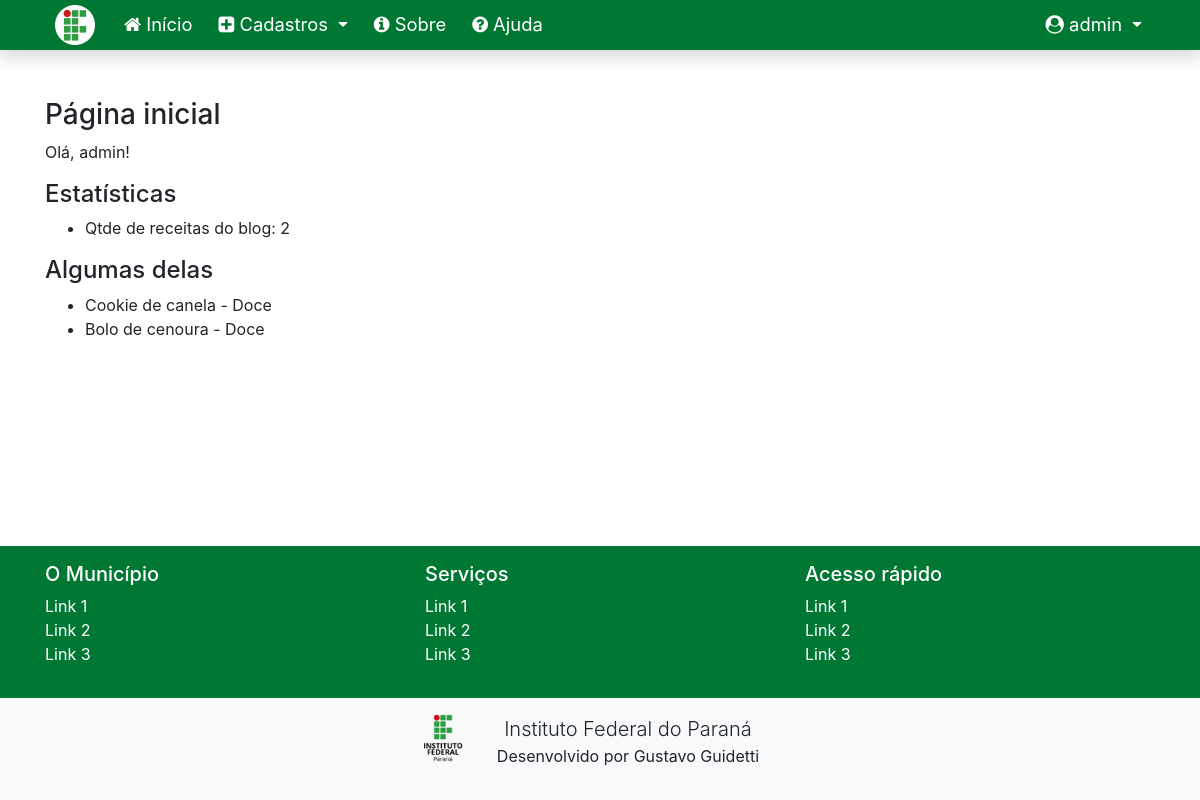
The app's page / (signed in) with its own data.
### cadastros/models.py (models this page shows)
class Receita(models.Model):
    nome = models.CharField(max_length=50)
    descricao = models.TextField()
    modo_preparo = models.TextField()
    autor = models.ForeignKey(Autor, on_delete=models.PROTECT)
    categoria = models.ForeignKey(Categoria, on_delete=models.PROTECT)
    ingredientes = models.ManyToManyField(Ingrediente)
    def __str__(self):
        return "{} por {} em {}".format(self.nome, self.autor.nome, self.categoria.nome)

class Categoria(models.Model):
    nome = models.CharField(max_length=50)
    descricao = models.CharField(max_length=50)
    def __str__(self):
        return "{}".format(self.nome)
    class Meta:
        ordering = ["nome"]

### paginas/views.py (the view)
# urls.py: path('', PaginaInicial.as_view(), name='index'),
class PaginaInicial(TemplateView):
    template_name = 'paginas/index2.html'
    def get_context_data(self, **kwargs):
        context = super().get_context_data(**kwargs)
        context['titulo'] = "Página Inicial"
        context['qtdeReceitas'] = Receita.objects.count()
        receitas = list(Receita.objects.order_by('nome'))
        if receitas:
            numero_receitas = min(3, len(receitas))
            context['receitassAleatorias'] = random.sample(
                receitas, numero_receitas)
        else:
            context['receitassAleatorias'] = []
        print(context['receitassAleatorias'])
        return context

### paginas/templates/paginas/index2.html (shortened to what this page needs)
{% extends 'paginas/modelo-ifpr.html' %}
{% block conteudo %}
<h3>Página inicial</h3>
{% if not request.user.is_authenticated %}
<p>
    Para acessar o sistema, faça o login.
</p>
<p>
    <a href="{% url 'login' %}" class="btn btn-success">Login</a>
</p>
{% else %}
    <p>
        Olá, {{ request.user }}!
    </p>
    <h4>Estatísticas</h4>
        <ul>
            <li>Qtde de receitas do blog: {{ qtdeReceitas }}</li>
        </ul>
        <h4>Algumas delas</h4>
        <ul>
            {% for c in receitassAleatorias %}
                <li>{{ c.nome }} - {{ c.categoria }}</li>
            {% endfor %}
        </ul>
{% endif %}
{% endblock %}

### paginas/templates/paginas/modelo-ifpr.html (shortened to what this page needs)
{% load static %}
<!doctype html>
<html lang="pt-br" class="h-100">
<head>
    <link href="{% static 'css/bootstrap.min.css' %}" rel="stylesheet">
    <link href="{% static 'css/font-awesome.min.css' %}" rel="stylesheet">
    <link href="{% static 'css/ifpr.css' %}" rel="stylesheet">
    <link rel="stylesheet" type="text/css" href="https://cdn.datatables.net/v/bs4/dt-1.10.22/datatables.min.css" />
</head>
<body class="d-flex flex-column h-100">
    <main role="main" class="flex-shrink-0">
        {% block menu %}
        <nav class="navbar navbar-expand-lg navbar-dark bg-ifpr font-115 shadow">
            <div class="container">
                <a class="navbar-brand" href="#">
                    <img src="{% static 'img/ifpr-circle.png' %}" height="40" alt="">
                </a>
                <div class="collapse navbar-collapse" id="navbarNavDropdown">
                    <ul class="navbar-nav mr-auto">
                        <li class="nav-item">
                            <a class="nav-link" href="{% url 'index' %}">
                                <i class="fa fa-home" aria-hidden="true"></i>
                                Início
                            </a>
                        </li>
                        {% if request.user.is_authenticated %}
                        <li class="nav-item dropdown">
                            <a class="nav-link dropdown-toggle text-white" href="#" id="navbarDropdownMenuLink"
                                role="button" data-toggle="dropdown" aria-haspopup="true" aria-expanded="false">
                                <i class="fa fa-plus-square" aria-hidden="true"></i>
                                Cadastros
                            </a>
                        </li>
                        {% endif %}
                        <li class="nav-item ">
                            <a class="nav-link" href="{% url 'sobre' %}">
                                <i class="fa fa-info-circle" aria-hidden="true"></i>
                                Sobre
                            </a>
                        </li>
                        <li class="nav-item ">
                            <a class="nav-link" href="#">
                                <i class="fa fa-question-circle" aria-hidden="true"></i>
                                Ajuda
                            </a>
                        </li>
                    </ul>
                    <ul class="navbar-nav">
                        {% if request.user.is_authenticated %}
                        <li class="nav-item dropdown">
                            <a class="nav-link dropdown-toggle text-white" href="#" id="navbarDropdownMenuLink"
                                role="button" data-toggle="dropdown" aria-haspopup="true" aria-expanded="false">
                                <i class="fa fa-user-circle" aria-hidden="true"></i>
                                <span id="username">{{ request.user }}</span>
                            </a>
                        </li>
                        {% endif %}
                    </ul>
                </div>
            </div>
        </nav>
        {% endblock %}
        <div class="container py-5">
            {% block conteudo %}{% endblock %}
        </div>
    </main>
    <footer class="mt-auto">
        {% block rodape-links %}
        <div class="container-fluid bg-ifpr text-white p-3">
            <div class="container">
                <div class="row">
                    <div class="col-sm">
                        <h5>O Município</h5>
                        <ul class="list-unstyled">
                            <li><a href="#" class="text-white">Link 1</a></li>
                            <li><a href="#" class="text-white">Link 2</a></li>
                            <li><a href="#" class="text-white">Link 3</a></li>
                        </ul>
                    </div>
                    <div class="col-sm">
                        <h5>Serviços</h5>
                        <ul class="list-unstyled">
                            <li><a href="#" class="text-white">Link 1</a></li>
                            <li><a href="#" class="text-white">Link 2</a></li>
                            <li><a href="#" class="text-white">Link 3</a></li>
                        </ul>
                    </div>
                    <div class="col-sm">
                        <h5>Acesso rápido</h5>
                        <ul class="list-unstyled">
                            <li><a href="#" class="text-white">Link 1</a></li>
                            <li><a href="#" class="text-white">Link 2</a></li>
                            <li><a href="#" class="text-white">Link 3</a></li>
                        </ul>
                    </div>
                </div>
            </div>
        </div>
        {% endblock %}
        {% block rodape %}
        <div class="container-fluid bg-light text-center p-3">
            <div class="row">
                <div class="col-md-4 mx-auto text-center">
                    <img src="{% static 'img/ifpr.png' %}" height="48" class="float-left" alt="">
                    <p>
                        <span class="lead">Instituto Federal do Paraná</span><br>
                        <span>Desenvolvido por Gustavo Guidetti</span>
                    </p>
                </div>
            </div>
            {% endblock %}
    </footer>
</body>
</html>

### static/css/ifpr.css (style rules this page uses)
.bg-ifpr { background-color: #007834; }
.font-115 { font-size: 115%; }
.navbar { padding: 0 !important; }
.navbar .navbar-brand { padding-left: 10px; }
.navbar a.nav-link { color: white !important; }
.navbar .nav-item { padding: 3px 5px; }

### records on screen
Receita: nome "Cookie de canela", categoria "Doce"
Receita: nome "Bolo de cenoura", categoria "Doce"

### other values on screen
{{ request.user }} "admin"
{{ qtdeReceitas }} "2"
